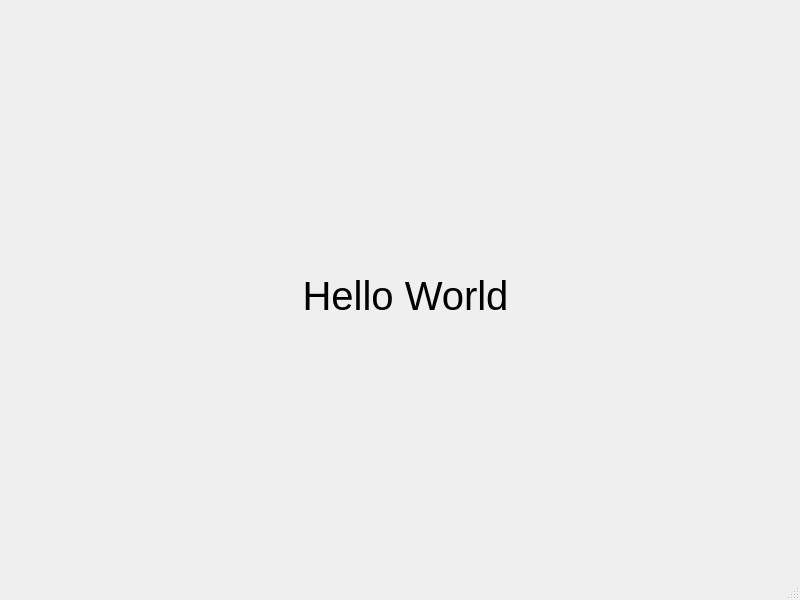
<?xml version="1.0" encoding="UTF-8"?>
<ui version="4.0">
 <class>MainWindow</class>
 <widget class="QMainWindow" name="MainWindow">
  <property name="geometry">
   <rect>
    <x>0</x>
    <y>0</y>
    <width>800</width>
    <height>600</height>
   </rect>
  </property>
  <property name="windowTitle">
   <string>MainWindow</string>
  </property>
  <widget class="QWidget" name="centralwidget">
   <widget class="QLabel" name="label">
    <property name="geometry">
     <rect>
      <x>260</x>
      <y>260</y>
      <width>291</width>
      <height>71</height>
     </rect>
    </property>
    <property name="font">
     <font>
      <pointsize>30</pointsize>
     </font>
    </property>
    <property name="text">
     <string>Hello World</string>
    </property>
    <property name="alignment">
     <set>Qt::AlignCenter</set>
    </property>
   </widget>
  </widget>
  <widget class="QMenuBar" name="menubar">
   <property name="geometry">
    <rect>
     <x>0</x>
     <y>0</y>
     <width>800</width>
     <height>22</height>
    </rect>
   </property>
  </widget>
  <widget class="QStatusBar" name="statusbar"/>
 </widget>
 <resources/>
 <connections/>
</ui>
